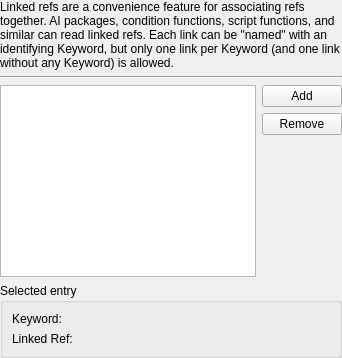
     <widget class="QWidget" name="pageLinkedRefs">
      <layout class="QGridLayout" name="gridLayout_11">
       <property name="leftMargin">
        <number>0</number>
       </property>
       <property name="topMargin">
        <number>0</number>
       </property>
       <property name="rightMargin">
        <number>0</number>
       </property>
       <property name="bottomMargin">
        <number>0</number>
       </property>
       <item row="3" column="0">
        <layout class="QHBoxLayout" name="horizontalLayout_5">
         <item>
          <widget class="QTableView" name="linkedRefs"/>
         </item>
         <item>
          <layout class="QVBoxLayout" name="verticalLayout_2">
           <item>
            <widget class="QPushButton" name="buttonLinkedRefNew">
             <property name="text">
              <string>Add</string>
             </property>
            </widget>
           </item>
           <item>
            <widget class="QPushButton" name="buttonLinkedRefDelete">
             <property name="text">
              <string>Remove</string>
             </property>
            </widget>
           </item>
           <item>
            <spacer name="verticalSpacer_4">
             <property name="orientation">
              <enum>Qt::Vertical</enum>
             </property>
             <property name="sizeHint" stdset="0">
              <size>
               <width>20</width>
               <height>40</height>
              </size>
             </property>
            </spacer>
           </item>
          </layout>
         </item>
        </layout>
       </item>
       <item row="1" column="0">
        <widget class="QLabel" name="label_47">
         <property name="text">
          <string>&lt;p&gt;&lt;dfn&gt;Linked refs&lt;/dfn&gt; are a convenience feature for associating refs together. AI packages, condition functions, script functions, and similar can read linked refs. Each link can be &quot;named&quot; with an identifying Keyword, but only one link per Keyword (and one link without any Keyword) is allowed.&lt;/p&gt;</string>
         </property>
         <property name="wordWrap">
          <bool>true</bool>
         </property>
        </widget>
       </item>
       <item row="4" column="0">
        <widget class="QGroupBox" name="groupBox">
         <property name="title">
          <string>Selected entry</string>
         </property>
         <layout class="QGridLayout" name="gridLayout_12">
          <item row="0" column="0">
           <widget class="QLabel" name="label_24">
            <property name="text">
             <string>Keyword:</string>
            </property>
            <property name="buddy">
             <cstring>currentLinkedRefKYWD</cstring>
            </property>
           </widget>
          </item>
          <item row="1" column="0">
           <widget class="QLabel" name="label_25">
            <property name="text">
             <string>Linked Ref:</string>
            </property>
            <property name="buddy">
             <cstring>currentLinkedRefREFR</cstring>
            </property>
           </widget>
          </item>
          <item row="0" column="1">
           <widget class="DKFormPicker" name="currentLinkedRefKYWD"/>
          </item>
          <item row="1" column="1">
           <widget class="DKCompactObjectReferencePicker" name="currentLinkedRefREFR"/>
          </item>
         </layout>
        </widget>
       </item>
       <item row="2" column="0">
        <widget class="Line" name="line_2">
         <property name="orientation">
          <enum>Qt::Horizontal</enum>
         </property>
        </widget>
       </item>
      </layout>
     </widget>
